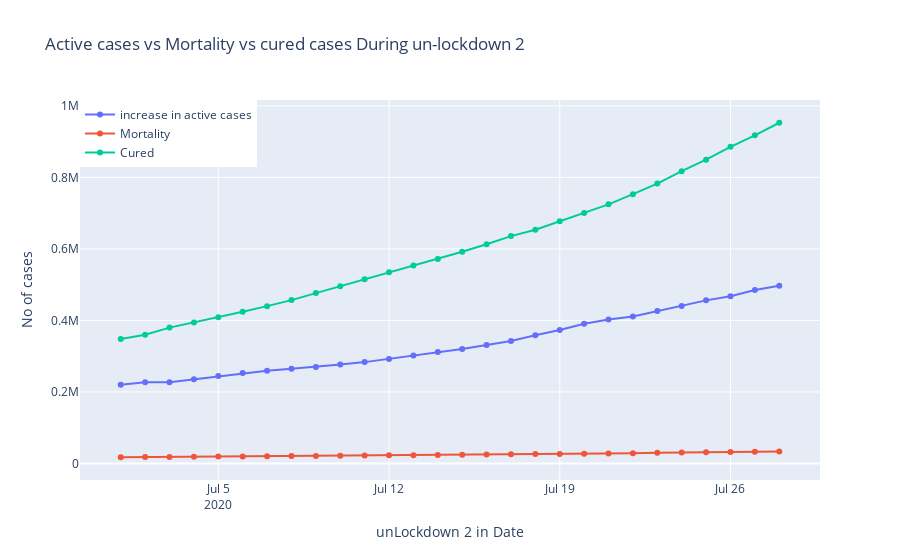

The code cell stored with this chart in its notebook:
### Code cell
fig = go.Figure()
fig.add_trace(go.Scatter(x = Unlock_2['Date'], y = (Unlock_2['Active_cases']), mode = "lines+markers", name = "increase in active cases"))
fig.add_trace(go.Scatter(x = Unlock_2['Date'], y = Unlock_2['Deaths'], mode = "lines+markers", name = "Mortality"))
fig.add_trace(go.Scatter(x = Unlock_2['Date'], y = Unlock_2['Cured'], mode = "lines+markers", name = "Cured"))
fig.update_layout(title = "Active cases vs Mortality vs cured cases During un-lockdown 2", xaxis_title = 'unLockdown 2 in Date', yaxis_title = 'No of cases',
                 legend = dict(x=0,y=1,traceorder="normal"))
fig.show()
